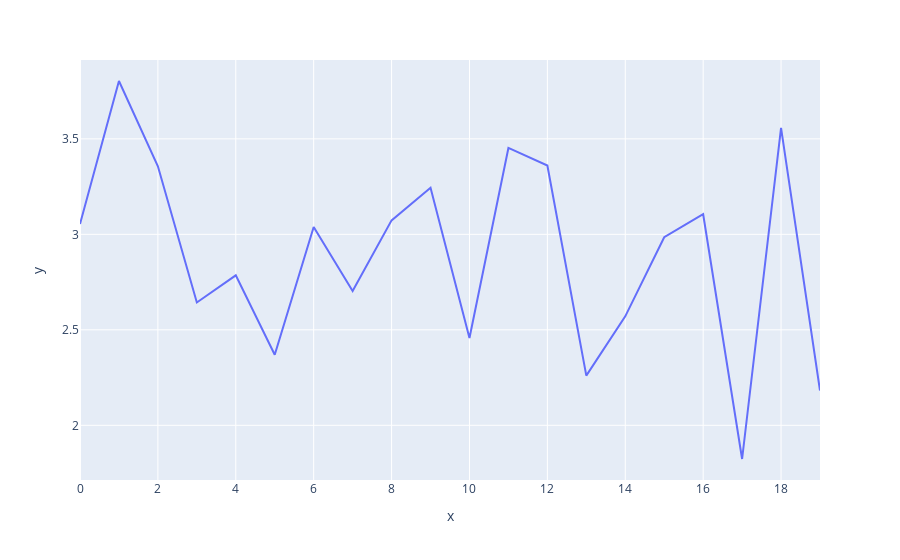

Notebook cell for this chart:
### Code cell
px.line(
    y=test_repr_full_series[0]
)

### Figure 1 — Plotly figure (JSON) as saved in the notebook; plotly's stock layout.template omitted (floating-point values rounded to 4 significant figures)
{"data": [{"hovertemplate": "x=%{x}<br>y=%{y}<extra></extra>", "legendgroup": "", "line": {"color": "#636efa", "dash": "solid"}, "marker": {"symbol": "circle"}, "mode": "lines", "name": "", "orientation": "v", "showlegend": false, "type": "scatter", "x": [0, 1, 2, 3, 4, 5, 6, 7, 8, 9, 10, 11, 12, 13, 14, 15, 16, 17, 18, 19], "xaxis": "x", "y": [3.054, 3.803, 3.356, 2.643, 2.785, 2.369, 3.038, 2.703, 3.073, 3.244, 2.457, 3.452, 3.36, 2.26, 2.57, 2.985, 3.105, 1.824, 3.558, 2.182], "yaxis": "y"}], "layout": {"legend": {"tracegroupgap": 0}, "margin": {"t": 60}, "xaxis": {"anchor": "y", "domain": [0, 1], "title": {"text": "x"}}, "yaxis": {"anchor": "x", "domain": [0, 1], "title": {"text": "y"}}}}
